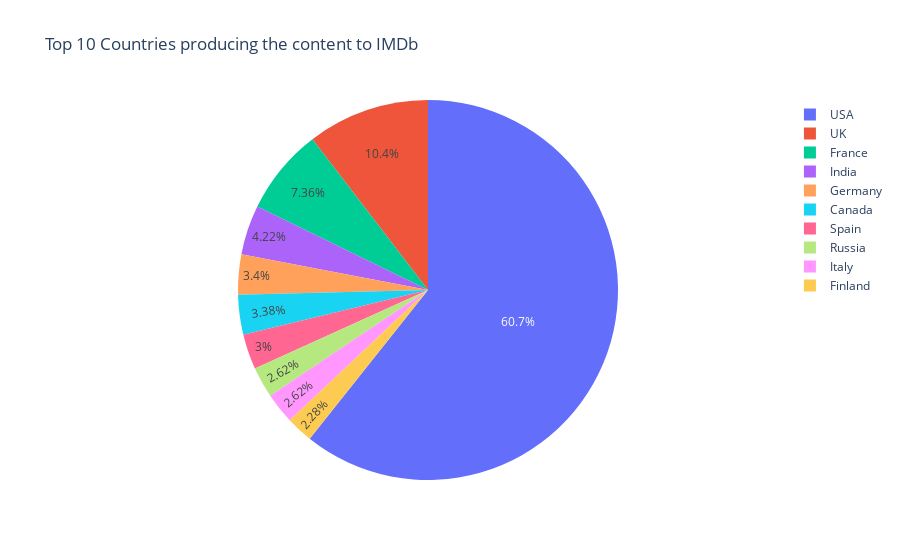

Notebook code for this chart:
### Code cell
Visualization = px.pie(values=top15countries, 
                       names=top15countries.index,title='Top 10 Countries producing the content to IMDb')

Visualization.show()

### Figure 1 — Plotly figure (JSON) as saved in the notebook; plotly's stock layout.template omitted (floating-point values rounded to 4 significant figures)
{"data": [{"domain": {"x": [0, 1], "y": [0, 1]}, "hovertemplate": "label=%{label}<br>value=%{value}<extra></extra>", "labels": ["USA", "UK", "France", "India", "Germany", "Canada", "Spain", "Russia", "Italy", "Finland"], "legendgroup": "", "name": "", "showlegend": true, "type": "pie", "values": [6012, 1031, 729, 418, 337, 335, 297, 260, 260, 226]}], "layout": {"autosize": true, "legend": {"tracegroupgap": 0}, "title": {"text": "Top 10 Countries producing the content to IMDb"}}}
